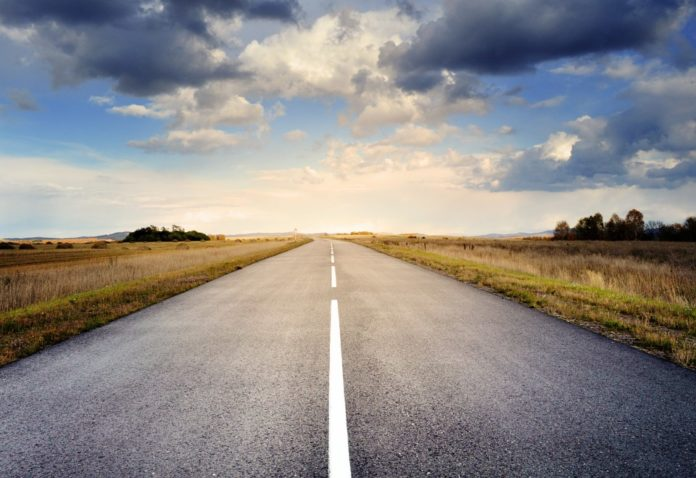
#> input picture 03 Deteccion de lineas 2  - Mejora de color/img/image2.jpg, 696 x 478 px
$ python index.py
#> lines starting #> are read from the running program, lines starting #| are printed output that depends on the picture
# -*- coding: utf-8 -*-
"""
Created on Thu Jul  9 20:53:58 2020

@author: pcardona
"""


import matplotlib.image as mpimg
import matplotlib.pyplot as plt
import numpy as np
import cv2

#img_Color = mpimg.imread("img/image.jpg")
img_Color = mpimg.imread("img/image2.jpg")
#> img_Color is the input picture: shape (478, 696, 3); mean R, G, B 142.2, 138, 136.2
"plt.imshow(img_Color)"
img_Color.shape


img_Copia = np.copy(img_Color)
img_Copia.shape
"[R:,G :,B]"
"[ :,  :,0] "
img_Copia[(img_Copia[:,:,0]<200)|(img_Copia[:,:,1]<200)|(img_Copia[:,:,2]<200)]=0
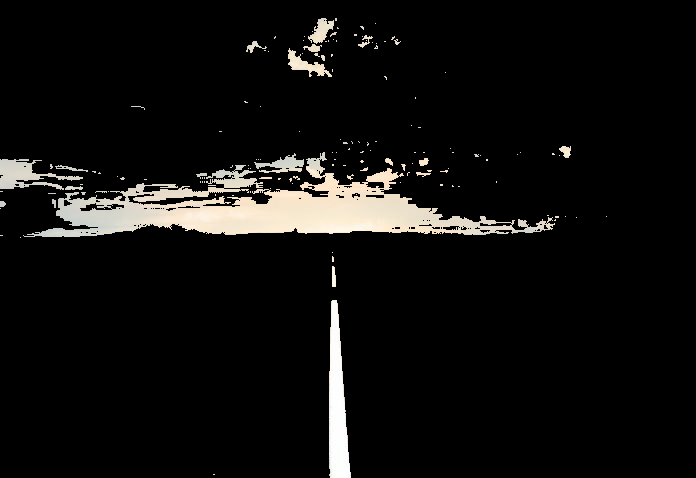
#> img_Copia: shape (478, 696, 3); mean R, G, B 16.3, 15.6, 14.4
plt.imshow(img_Copia, cmap="gray")
plt.show()
